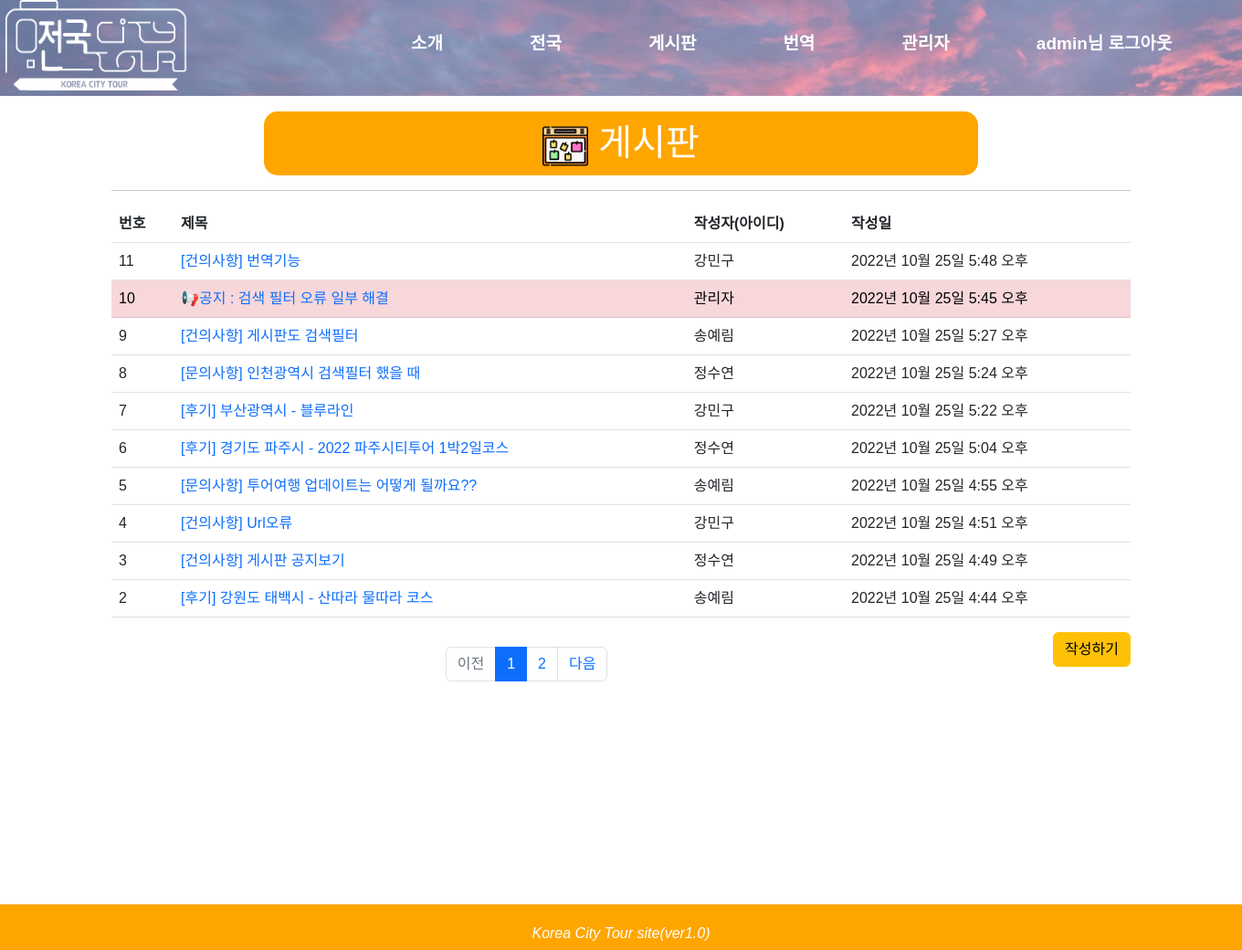
/board/board/ (signed in), run on the app's committed database.
### board/models.py (models this page shows, shortened)
class Notice1(models.Model):
    title = models.CharField(max_length=50)
    name = models.CharField(max_length=20)
    contents = models.TextField()
    time = models.DateTimeField(auto_now_add=True)

### board/views.py (the view)
# urls.py: path('board/', views.board),
def board(request):
    lists = Notice1.objects.all() #모든 Board가져와 저장
    page = request.GET.get('page', '1')  # GET 방식으로 정보를 받아오는 데이터
    question_list = Notice1.objects.order_by('-time') # time기준으로 역순
    paginator = Paginator(question_list, 10)  # Paginator(분할될 객체, 페이지 당 담길 객체수)
    page_obj = paginator.get_page(page)  # 페이지 번호를 받아 해당 페이지를 리턴 get_page 권장
    context = {
        'page_obj': page_obj,
    }
    return render(request, 'board.html', context)

### board/templatetags/notes_filter.py (called while the page is built)
@register.filter
def sub(value, arg):
    return value - arg

### board/templates/board.html (shortened to what this page needs)
{% extends "base.html" %}
{% load notes_filter %}
{% block head %}
    <link href="https://cdn.jsdelivr.net/npm/bootstrap@5.2.2/dist/css/bootstrap.min.css" rel="stylesheet">
{% endblock %}
{% block contents %}
    <div class="container my-3">
        <div class = "page_title" style ="text-align : center">
            <h1 style = "text-align:center; color:white"><img src = "/static/images/notice.png" width = 50px height = 50px> 게시판</h1><br>
        </div><hr>
            <table class="table">
              <thead>
                  <th scope="col">번호</th>
                  <th scope="col">제목</th>
                  <th scope="col">작성자(아이디)</th>
                  <th scope="col">작성일</th>
              </thead>
              <tbody>
              {% if page_obj %}
              {% for list in page_obj %}
                {% if list.name == "관리자" %}
                      <tr class="table-danger">
                          <td>
                            {{ page_obj.paginator.count|sub:page_obj.start_index|sub:forloop.counter0|add:1 }}
                          </td>
                          <td>
                                {% if user.id %}
                                    <a href ="{{list.pk}}/">{{ list.title }}</a>
                                {% else %}
                                    <a href="{% url 'common:login' %}">{{ list.title }}</a>
                                {% endif %}
                          </td>
                          <td>{{ list.name }}</td>
                          <td>{{ list.time }}</td>
                      </tr>
                {% else %}
                    <tr>
                          <td>
                            {{ page_obj.paginator.count|sub:page_obj.start_index|sub:forloop.counter0|add:1 }}
                          </td>
                          <td>
                                {% if user.id %}
                                    <a href ="{{list.pk}}/">{{ list.title }}</a>
                                {% else %}
                                    <a href="{% url 'common:login' %}">{{ list.title }}</a>
                                {% endif %}
                          </td>
                          <td>{{ list.name }}</td>
                          <td>{{ list.time }}</td>
                      </tr>
                {% endif %}
              {% endfor %}
              {% else %}
              <tr>
                  <td colspan="4" style="text-align: center">작성글이 없습니다</td>
              </tr>
              {% endif %}
              </tbody>
        </table>
        {% if user.id %}
            <button type="button" class="btn btn-warning" style="float: right;"><a href="writing/" style=color:black;">작성하기</a></button>
        {% else %}
            <button type="button" class="btn btn-outline-info" style="float: right"><a href="{% url 'common:login' %}">작성하기</a></button>
        {% endif %}
    </div>
    <div id="paging">
        <ul class="pagination justify-content-center" style="margin-top: 2rem;">
            {% if page_obj.has_previous %}
            <li class="page-item">
                <a class="page-link" href="?page={{ page_obj.previous_page_number }}">이전</a>
            </li>
            {% else %}
            <li class="page-item disabled">
                <a class="page-link" tabindex="-1" aria-disabled="true" href="#">이전</a>
            </li>
            {% endif %}
            {% for page_number in page_obj.paginator.page_range %}
            {% if page_number >= page_obj.number|add:-3 and page_number <= page_obj.number|add:3 %}
            {% if page_number == page_obj.number %}
            <li class="page-item active" aria-current="page">
                <a class="page-link" href="?page={{ page_number }}">{{ page_number }}</a>
            </li>
            {% else %}
            <li class="page-item">
                <a class="page-link" href="?page={{ page_number }}">{{ page_number }}</a>
            </li>
            {% endif %}
            {% endif %}
            {% endfor %}
            {% if page_obj.has_next %}
            <li class="page-item">
                <a class="page-link" href="?page={{ page_obj.next_page_number }}">다음</a>
            </li>
            {% else %}
            <li class="page-item disabled">
                <a class="page-link" tabindex="-1" aria-disabled="true" href="#">다음</a>
            </li>
            {% endif %}
        </ul>
        <br>
    </div>
    <div id = 'wrapper'>
    </div>
    <footer>
        <p><em>Korea City Tour site(ver1.0)</em></p>
    </footer>
{% endblock %}

### basetemplates/base.html (shortened to what this page needs)
<!DOCTYPE html>
<html lang="ko">
<head>
    {% block head %}
    {% endblock %}
</head>
<body>
    <div class ="wrap">
        <div class = "intro_bg">
            <div class = "header">
                <div class = "iconarea">
                    <a href = "http://localhost:8000/web/home/" >
                        <img src = "/static/images/logo.png" width = 200px height = 100px>
                    </a>
                </div>
                <div class = "menu" style = "color:white">
                        <ul class="nav">
                            <li><a href = "http://localhost:8000/web/introduction/" style = "color:white">소개</a></li>
                            <li><a href = "http://localhost:8000/web/whole_country/" style = "color:white">전국</a></li>
                            <li><a href = "http://localhost:8000/board/board/" style = "color:white">게시판</a></li>
                            <li><a href = "#" style = "color:white">번역</a></li>
                            <li><a href = "http://localhost:8000/web/manager/" style = "color:white">관리자</a></li>
                            {% if user.is_authenticated %}
                                <li><a href = "{% url 'common:logout' %}" style = "color:white"> {{ user.username }}님 로그아웃 </a></li>
                            {% else %}
                                <li><a href = "{% url 'common:login' %}" style = "color:white">로그인</a></li>
                            {% endif %}
                        </ul>
                </div>
            </div>
            {% block contents %}
            {% endblock %}
        </div>
    </div>
</body>
</html>

### data on the page
Notice1: paginator.count|sub "11", title "[건의사항] 번역기능", name "강민구", time "2022년 10월 25일 5:48 오후"
Notice1: paginator.count|sub "10", title "📢공지 : 검색 필터 오류 일부 해결", name "관리자", time "2022년 10월 25일 5:45 오후"
Notice1: paginator.count|sub "9", title "[건의사항] 게시판도 검색필터", name "송예림", time "2022년 10월 25일 5:27 오후"
Notice1: paginator.count|sub "8", title "[문의사항] 인천광역시 검색필터 했을 때", name "정수연", time "2022년 10월 25일 5:24 오후"
Notice1: paginator.count|sub "7", title "[후기] 부산광역시 - 블루라인", name "강민구", time "2022년 10월 25일 5:22 오후"
Notice1: paginator.count|sub "6", title "[후기] 경기도 파주시 - 2022 파주시티투어 1박2일코스", name "정수연", time "2022년 10월 25일 5:04 오후"
Notice1: paginator.count|sub "5", title "[문의사항] 투어여행 업데이트는 어떻게 될까요??", name "송예림", time "2022년 10월 25일 4:55 오후"
Notice1: paginator.count|sub "4", title "[건의사항] Url오류", name "강민구", time "2022년 10월 25일 4:51 오후"
Notice1: paginator.count|sub "3", title "[건의사항] 게시판 공지보기", name "정수연", time "2022년 10월 25일 4:49 오후"
Notice1: paginator.count|sub "2", title "[후기] 강원도 태백시 - 산따라 물따라 코스", name "송예림", time "2022년 10월 25일 4:44 오후"

### other printed values
{{ user.username }} "admin"
{{ page_number }} "1"
{{ page_number }} "2"
